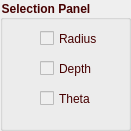
       <widget class="QGroupBox" name="gbSelRDT">
        <property name="enabled">
         <bool>false</bool>
        </property>
        <property name="geometry">
         <rect>
          <x>240</x>
          <y>70</y>
          <width>131</width>
          <height>131</height>
         </rect>
        </property>
        <property name="palette">
         <palette>
          <active>
           <colorrole role="WindowText">
            <brush brushstyle="SolidPattern">
             <color alpha="255">
              <red>70</red>
              <green>0</green>
              <blue>0</blue>
             </color>
            </brush>
           </colorrole>
           <colorrole role="Text">
            <brush brushstyle="SolidPattern">
             <color alpha="255">
              <red>70</red>
              <green>0</green>
              <blue>0</blue>
             </color>
            </brush>
           </colorrole>
           <colorrole role="ButtonText">
            <brush brushstyle="SolidPattern">
             <color alpha="255">
              <red>70</red>
              <green>0</green>
              <blue>0</blue>
             </color>
            </brush>
           </colorrole>
          </active>
          <inactive>
           <colorrole role="WindowText">
            <brush brushstyle="SolidPattern">
             <color alpha="255">
              <red>70</red>
              <green>0</green>
              <blue>0</blue>
             </color>
            </brush>
           </colorrole>
           <colorrole role="Text">
            <brush brushstyle="SolidPattern">
             <color alpha="255">
              <red>70</red>
              <green>0</green>
              <blue>0</blue>
             </color>
            </brush>
           </colorrole>
           <colorrole role="ButtonText">
            <brush brushstyle="SolidPattern">
             <color alpha="255">
              <red>70</red>
              <green>0</green>
              <blue>0</blue>
             </color>
            </brush>
           </colorrole>
          </inactive>
          <disabled>
           <colorrole role="WindowText">
            <brush brushstyle="SolidPattern">
             <color alpha="255">
              <red>70</red>
              <green>0</green>
              <blue>0</blue>
             </color>
            </brush>
           </colorrole>
           <colorrole role="Text">
            <brush brushstyle="SolidPattern">
             <color alpha="255">
              <red>70</red>
              <green>0</green>
              <blue>0</blue>
             </color>
            </brush>
           </colorrole>
           <colorrole role="ButtonText">
            <brush brushstyle="SolidPattern">
             <color alpha="255">
              <red>70</red>
              <green>0</green>
              <blue>0</blue>
             </color>
            </brush>
           </colorrole>
          </disabled>
         </palette>
        </property>
        <property name="font">
         <font>
          <family>Nirmala UI</family>
          <weight>75</weight>
          <bold>true</bold>
         </font>
        </property>
        <property name="styleSheet">
         <string notr="true">background-image:url(./images/k.png);
background-attachment: fixed;
color: rgb(70, 0, 0);</string>
        </property>
        <property name="title">
         <string>Selection Panel</string>
        </property>
        <widget class="QCheckBox" name="cbRadius">
         <property name="geometry">
          <rect>
           <x>40</x>
           <y>30</y>
           <width>81</width>
           <height>17</height>
          </rect>
         </property>
         <property name="cursor">
          <cursorShape>PointingHandCursor</cursorShape>
         </property>
         <property name="text">
          <string>Radius</string>
         </property>
        </widget>
        <widget class="QCheckBox" name="cbDepth">
         <property name="geometry">
          <rect>
           <x>40</x>
           <y>60</y>
           <width>81</width>
           <height>17</height>
          </rect>
         </property>
         <property name="cursor">
          <cursorShape>PointingHandCursor</cursorShape>
         </property>
         <property name="text">
          <string>Depth</string>
         </property>
        </widget>
        <widget class="QCheckBox" name="cbTheta">
         <property name="geometry">
          <rect>
           <x>40</x>
           <y>90</y>
           <width>81</width>
           <height>17</height>
          </rect>
         </property>
         <property name="cursor">
          <cursorShape>PointingHandCursor</cursorShape>
         </property>
         <property name="text">
          <string>Theta</string>
         </property>
        </widget>
       </widget>
